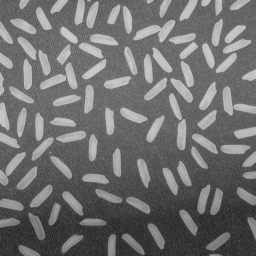
#> input picture q9/rice.png, 256 x 256 px
$ python q9e.py
#> lines starting #> are read from the running program, lines starting #| are printed output that depends on the picture; after the words box and inside, x2 and y2 are one past the last pixel; in counts of white or black regions, pixels touching at a corner belong together
import cv2
import numpy as np
import matplotlib.pyplot as plt

IMG = "rice.png"

g = cv2.imread(IMG, cv2.IMREAD_GRAYSCALE)
#> g is the input picture: shape (256, 256); min 40, max 204, mean 111.2
if g is None:
    raise FileNotFoundError(IMG)

g_blur = cv2.GaussianBlur(g, (5, 5), 0)
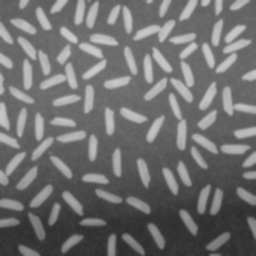
#> g_blur: shape (256, 256); min 46, max 203, mean 111.2
_, bin_ = cv2.threshold(g_blur, 0, 255, cv2.THRESH_BINARY + cv2.THRESH_OTSU)
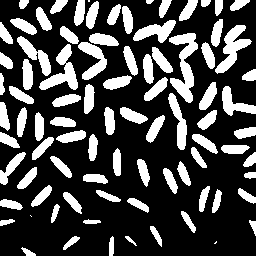
#> bin_: shape (256, 256); 27.9% white; 87 white regions (3 under 20 px), largest, box (x1, y1, x2, y2) and area: (169, 33, 198, 103) 933, (215, 25, 252, 74) 702, (39, 44, 78, 90) 698
k3 = cv2.getStructuringElement(cv2.MORPH_ELLIPSE, (3,3))
k5 = cv2.getStructuringElement(cv2.MORPH_ELLIPSE, (5,5))
opened  = cv2.morphologyEx(bin_, cv2.MORPH_OPEN, k3, iterations=1)
#> opened: shape (256, 256); 27.8% white; 85 white regions, largest, box (x1, y1, x2, y2) and area: (169, 33, 198, 103) 930, (215, 25, 252, 74) 701, (78, 42, 107, 80) 510
cleaned = cv2.morphologyEx(opened, cv2.MORPH_CLOSE, k5, iterations=1)
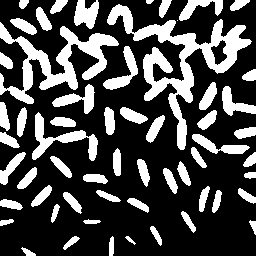
#> cleaned: shape (256, 256); 28.6% white; 58 white regions (1 under 20 px), largest, box (x1, y1, x2, y2) and area: (107, 4, 252, 150) 4456, (0, 22, 119, 104) 3000, (32, 112, 98, 161) 913

num_labels, labels, stats, centroids = cv2.connectedComponentsWithStats(cleaned, connectivity=8)
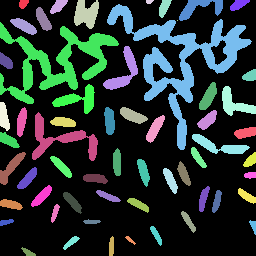
#> labels: shape (256, 256) int32; 59 distinct labels, from 0 to 58; one colour per label, 0 black
#> num_labels = 59; stats = 59 rows, first 6: [0, 0, 256, 256, 46816], [19, 0, 10, 9, 68], [50, 0, 18, 14, 147], [74, 0, 25, 29, 494], [146, 0, 8, 4, 25], [159, 0, 13, 18, 141]; centroids = 59 pairs, first value 3.72 to 253, second value 1.24 to 251.9
areas = stats[1:, cv2.CC_STAT_AREA]
#> areas = 58 values, max 4456 at index 7, min 1 at index 10, mean 322.8
area_thresh = max(50, int(np.percentile(areas, 5))) if areas.size else 50
#> area_thresh = 54

mask_big = np.zeros_like(cleaned)
for i in range(1, num_labels):
    if stats[i, cv2.CC_STAT_AREA] >= area_thresh:
        mask_big[labels == i] = 255

count, labels2, stats2, centroids2 = cv2.connectedComponentsWithStats(mask_big, connectivity=8)
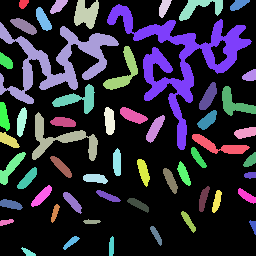
#> labels2: shape (256, 256) int32; 56 distinct labels, from 0 to 55; one colour per label, 0 black
#> count = 56; stats2 = 56 rows, first 6: [0, 0, 256, 256, 46878], [19, 0, 10, 9, 68], [50, 0, 18, 14, 147], [74, 0, 25, 29, 494], [159, 0, 13, 18, 141], [179, 0, 44, 21, 407]; centroids2 = 56 pairs, first value 3.72 to 253, second value 3.37 to 251.9
n_grains = count - 1
#> n_grains = 55

h, w = labels2.shape
#> h = 256; w = 256
label_img = np.zeros((h, w, 3), np.uint8)
rng = np.random.default_rng(123)
palette = rng.integers(0, 255, size=(count, 3), dtype=np.uint8)
#> palette = 56 rows, first 8: [204, 232, 242], [2, 152, 155], [173, 173, 34], [108, 202, 150], [218, 53, 198], [12, 149, 233], [184, 231, 45], [128, 104, 55]
for i in range(1, count):
    label_img[labels2 == i] = palette[i]
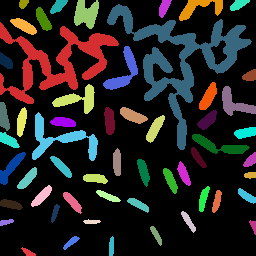
#> label_img: shape (256, 256, 3); mean of channels 0, 1, 2 33.1, 33.9, 35.2; drawn as B, G, R

plt.figure(figsize=(12,5))
plt.subplot(1,2,1); plt.title("Cleaned Binary"); plt.axis("off"); plt.imshow(mask_big, cmap="gray")
plt.subplot(1,2,2); plt.title(f"Labeled Components (n={n_grains})"); plt.axis("off"); plt.imshow(label_img)
plt.tight_layout(); plt.show()

cv2.imwrite("q9e_labeled.png", cv2.cvtColor(label_img, cv2.COLOR_RGB2BGR))
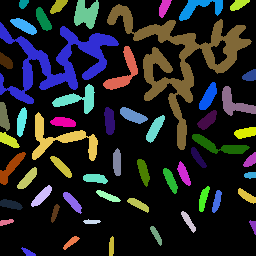
#> saved as q9e_labeled.png: shape (256, 256, 3); mean B, G, R 35.2, 33.9, 33.1
print(f"Estimated number of rice grains: {n_grains}")
#| Estimated number of rice grains: 55
